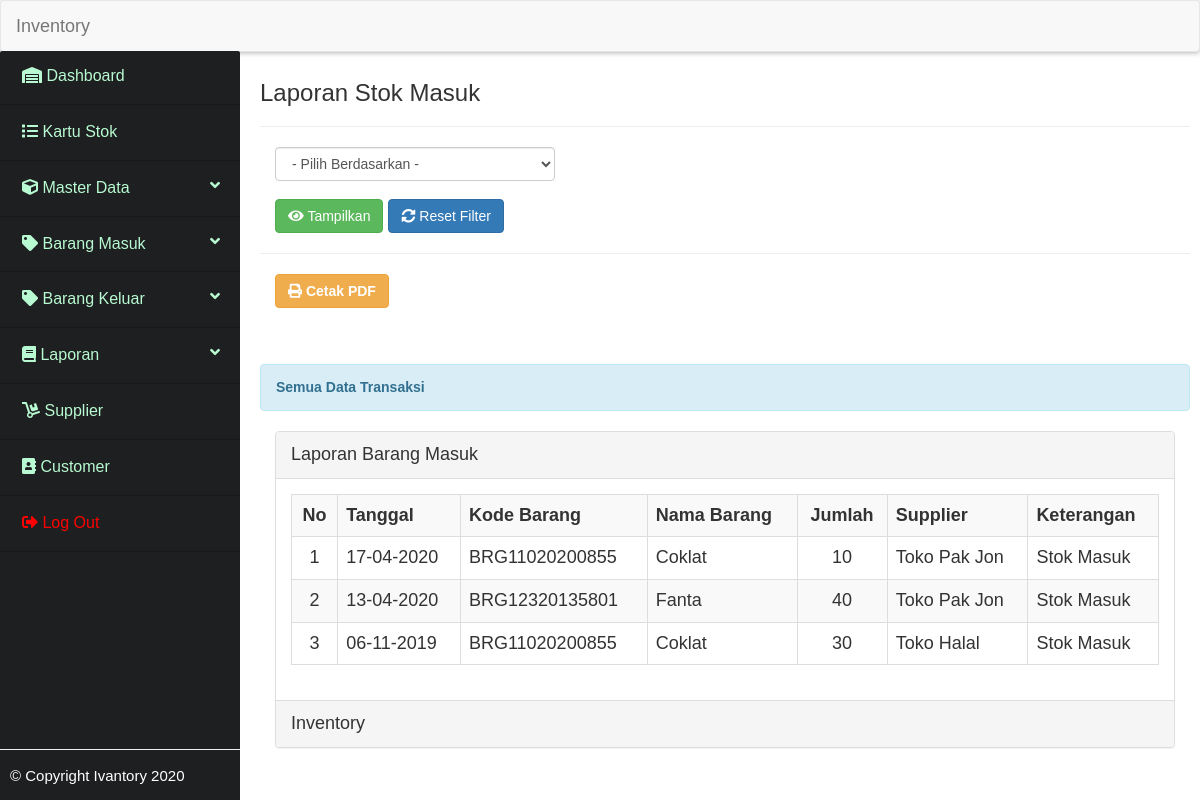
/_laporansm/laporan_sm.php, run on the app's committed database.
### tables this page shows
CREATE TABLE IF NOT EXISTS `tbl_lap_sm` (
  `id_lap` int(11) NOT NULL AUTO_INCREMENT,
  `kode_barang` varchar(50) NOT NULL,
  `nama_barang` varchar(50) NOT NULL,
  `tgl_masuk` date NOT NULL,
  `supplier` varchar(50) NOT NULL,
  `jml_masuk` double NOT NULL,
  `keterangan` varchar(20) NOT NULL,
  PRIMARY KEY (`id_lap`)
);

### _laporansm/laporan_sm.php (the view, shortened to what this page needs)
<?php
include "../koneksi.php";
?>
<section class="content">
    <div class="inner">
        <h3>Laporan Stok Masuk</h3>
        <hr>
        <form method="get" action="">
        <div class="col-md-4">
        <select name="filter" id="filter" class="form-control">
            <option value="">- Pilih Berdasarkan -</option>
        </select>
        </div>
        <br /><br />
                <?php
                $query = "SELECT YEAR(tgl_masuk) AS tahun FROM tbl_lap_sm GROUP BY YEAR(tgl_masuk)";
                ?>
        <button type="submit" class="btn btn-success" style="margin-left: 15px;"><i class="fas fa-eye"></i> Tampilkan</button>
        <a href="laporan_sm.php" class="btn btn-primary"><i class="fas fa-sync-alt"></i> Reset Filter</a>
    </form>
    <hr>
    <?php
    if(isset($_GET['filter']) && ! empty($_GET['filter'])){
        $filter = $_GET['filter'];
        if($filter == '1'){
            $tgl = date('d-m-y', strtotime($_GET['tanggal']));
            echo '<h5 class="alert alert-info" style="margin-top: 30px;"><b>Data Transaksi Tanggal '.$tgl.'</b></h5><br /><br />';
            echo '<a href="../cetak_laporan/cetak_laporan_sm.php?filter=1&tanggal='.$_GET['tanggal'].'"class="btn btn-warning" style="margin-left: 15px;"><span class="fas fa-print" ></span> <b>Cetak PDF</b></a><br /><br />';
            $query = "SELECT * FROM tbl_lap_sm WHERE DATE(tgl_masuk)='".$_GET['tanggal']."' ";
        }else if($filter == '2'){
            $nama_bulan = array('', 'Januari','Februari','Maret','April','Mei','Juni','Juli','Agustus','September','Oktober','November','Desember');
            echo '<h5 class="alert alert-info" style="margin-top: 30px;"><b>Data Transaksi Bulan '.$nama_bulan[$_GET['bulan']].' '.$_GET['tahun'].'</b></h5><br /><br />';
            echo '<a href="../cetak_laporan/cetak_laporan_sm.php?filter=2&bulan='.$_GET['bulan'].'&tahun='.$_GET['tahun'].'"class="btn btn-warning" style="margin-left: 15px;"><span class="fas fa-print" ></span> <b>Cetak PDF</b></a><br /><br />';
            $query = "SELECT * FROM tbl_lap_sm WHERE MONTH(tgl_masuk)='".$_GET['bulan']."' AND YEAR(tgl_masuk)='".$_GET['tahun']."' ";
        }else if($filter == '3'){
            echo '<h5 class="alert alert-info" style="margin-top: 30px;"><b>Data Transaksi Tahun '.$_GET['tahun'].' </b></h5><br /><br />';
            echo '<a href="../cetak_laporan/cetak_laporan_sm.php?filter=3&tahun='.$_GET['tahun'].'"class="btn btn-warning" style="margin-left: 15px;"><span class="fas fa-print" ></span> <b>Cetak PDF</b></a><br /><br />';
            $query = "SELECT * FROM tbl_lap_sm WHERE YEAR(tgl_masuk)='".$_GET['tahun']."' ";
        }else{
            echo '<h5 class="alert alert-info" style="margin-top: 30px;"><b>Data Transaksi Periode Mulai '.$_GET['dari'].' Sampai '.$_GET['sampai'].' </b></h5><br /><br />';
            echo '<a href="../cetak_laporan/cetak_laporan_sm.php?filter=4&dari='.$_GET['dari'].'&sampai='.$_GET['sampai'].'"class="btn btn-warning" style="margin-left: 15px;"><span class="fas fa-print" ></span> <b>Cetak PDF</b></a><br /><br />';
            $query = "SELECT * FROM tbl_lap_sm WHERE DATE(tgl_masuk) BETWEEN '".$_GET['dari']."' AND '".$_GET['sampai']."' ";
        }
    }else{
        echo '<a href="../cetak_laporan/cetak_laporan_sm.php"class="btn btn-warning" style="margin-left: 15px;"><span class="fas fa-print" ></span> <b>Cetak PDF</b></a><br><br>';
        echo '<h5 class="alert alert-info" style="margin-top: 30px;"><b>Semua Data Transaksi</b></h5>';
        $query = "SELECT * FROM tbl_lap_sm ORDER BY id_lap DESC";
    }
    ?>
<div class="table-content">
        <div class="col-md-12">
            <div class="panel panel-default">
                <div class="panel-heading">
                    Laporan Barang Masuk
                </div>
                <div class="panel-body">
                    <div class="table">
                        <table class="table table-striped table-bordered table-hover">
                        <tr>
                            <th><center>No</center></th>
                            <th>Tanggal</th>
                            <th>Kode Barang</th>
                            <th>Nama Barang</th>
                            <th><center>Jumlah</center></th>
                            <th>Supplier</th>
                            <th>Keterangan</th>
                        </tr>
                        <?php
                        $sql = mysqli_query($conn, $query);
                        $row = mysqli_num_rows($sql);
                        $no = 1;
                        if($row > 0){
                            while($data = mysqli_fetch_array($sql)){
                                $tgl = date('d-m-Y', strtotime($data['tgl_masuk']));
                                echo "<tr>";
                                echo "<td><center>".$no."</center></td>";
                                echo "<td>".$tgl."</td>";
                                echo "<td>".$data['kode_barang']."</td>";
                                echo "<td>".$data['nama_barang']."</td>";
                                echo "<td><center>".$data['jml_masuk']."</center></td>";
                                echo "<td>".$data['supplier']."</td>";
                                echo "<td>".$data['keterangan']."</td>";
                                echo "</tr>";
                                $no++;
                            }
                        }else{
                            echo "<tr><td colspan='7'><center>Data Tidak Ada.</center></td></tr>";
                        }
                        ?>
                        </table>
                    </div>
                </div>
                <div class="panel-footer">
                    Inventory
                </div>
            </div>
        </div>
    </div>
    </div>
</section>

### data on the page
tbl_lap_sm: tgl_masuk "17-04-2020", kode_barang "BRG11020200855", nama_barang "Coklat", jml_masuk "10", supplier "Toko Pak Jon", keterangan "Stok Masuk"
tbl_lap_sm: tgl_masuk "13-04-2020", kode_barang "BRG12320135801", nama_barang "Fanta", jml_masuk "40", supplier "Toko Pak Jon", keterangan "Stok Masuk"
tbl_lap_sm: tgl_masuk "06-11-2019", kode_barang "BRG11020200855", nama_barang "Coklat", jml_masuk "30", supplier "Toko Halal", keterangan "Stok Masuk"
